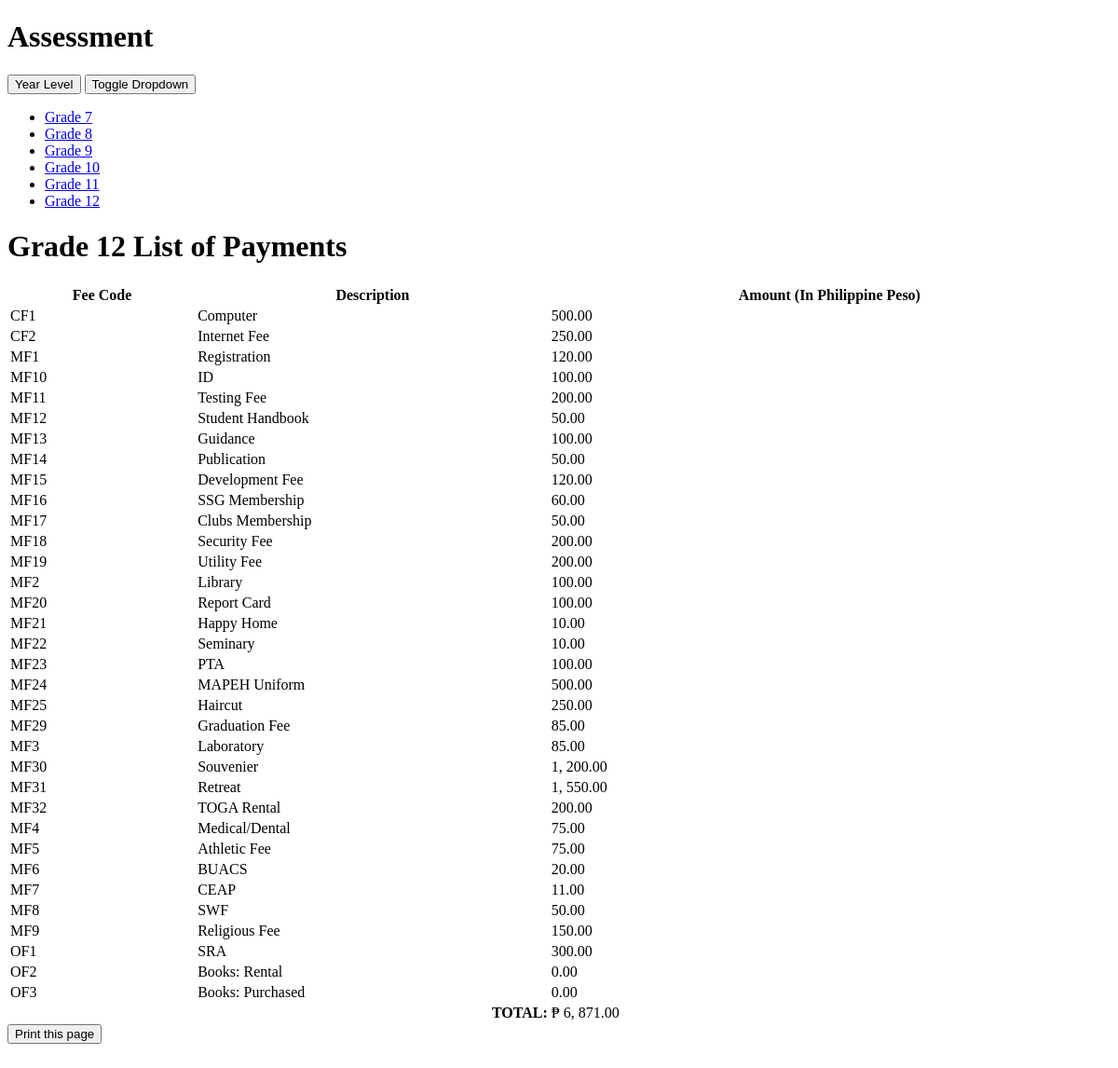
/AssessmentGrade12a.php, run on an earlier commit of the app's database.
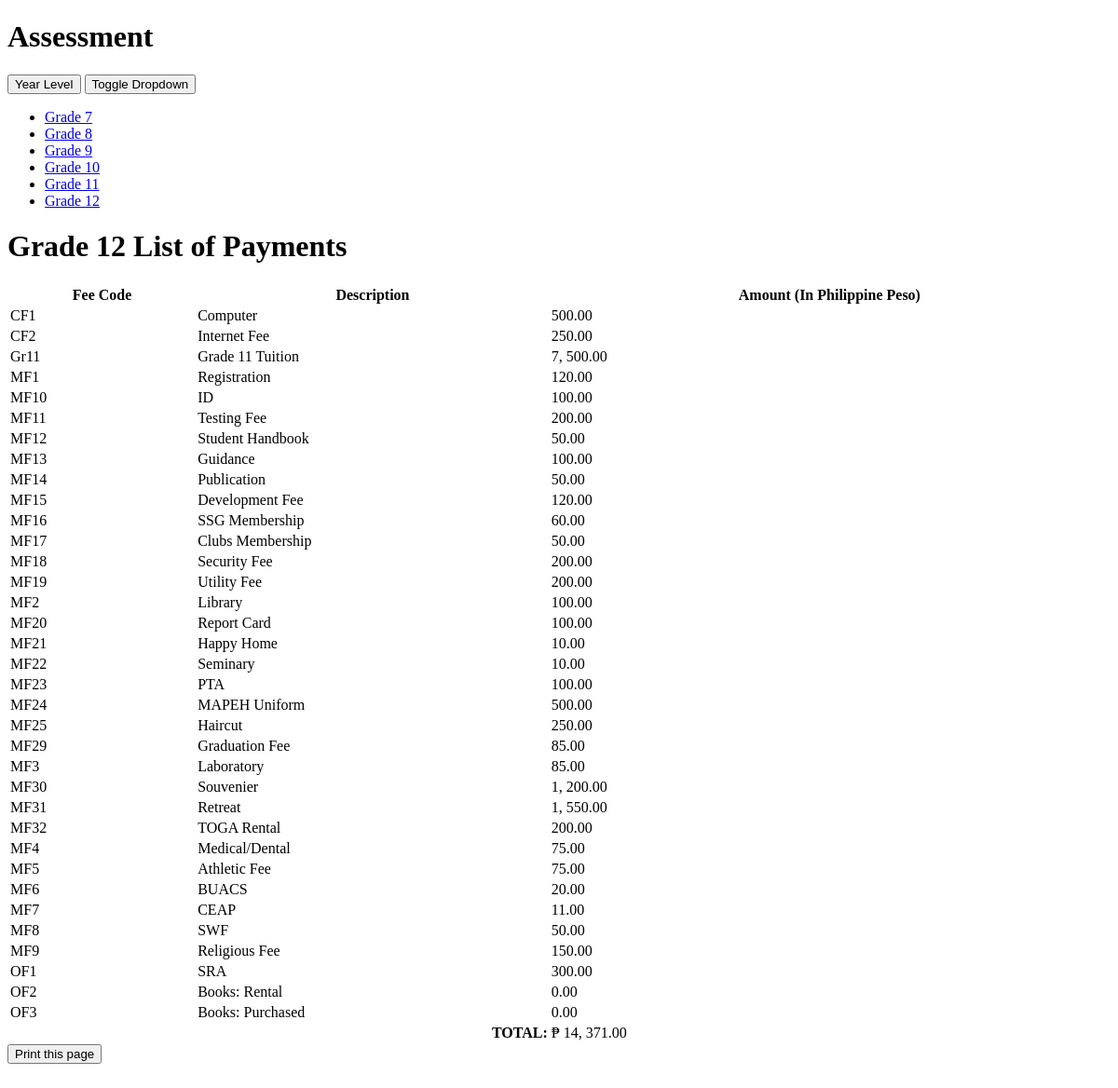
And on a later commit of the database.
### tables this page shows
CREATE TABLE `fees` (
  `Fee_code` varchar(5) NOT NULL,
  `Description` varchar(100) DEFAULT NULL,
  `Amount` double(10,2) DEFAULT NULL,
  PRIMARY KEY (`Fee_code`)
);

### AssessmentGrade12a.php (the view, shortened to what this page needs)
<!DOCTYPE html>
<html lang="en">
<head>
</head>
<body>
    <div id="wrapper">
                <div id="page-wrapper">
            <div class="row">
                <div class="col-lg-12">
                    <h1 class="page-header">Assessment</h1>
                </div>
            </div>
             <tbody>
              <tr>
                <td>
                  <div class="no-print">
                    <div class="btn-group">
                      <button type="button" class="btn btn-default"><i class=""></i> Year Level</button>
                      <button type="button" class="btn btn-default dropdown-toggle" data-toggle="dropdown" aria-expanded="false">
                        <span class="sr-only">Toggle Dropdown</span>
                      </button>
                      <ul class="dropdown-menu" role="menu">
                        <li><a href="AssessmentGrade7a.php">Grade 7</a></li>
                        <li><a href="AssessmentGrade8a.php">Grade 8</a></li>
                        <li><a href="AssessmentGrade9a.php">Grade 9</a></li>
            					   <li><a href="AssessmentGrade10a.php">Grade 10</a></li>
                         <li><a href="AssessmentGrade11a.php">Grade 11</a></li>
                         <li><a href="AssessmentGrade12a.php">Grade 12</a></li>
                      </ul>
                    </div>
                  </div>
                </td>
				<div class="row">
                <div class="col-lg-12">
                    <div class="panel panel-default">
                        <div class="panel-heading">
                            <h1> Grade 12 List of Payments </h1>
						</div>
                        <div class="panel-body">
                            <table width="100%" class="table table-striped table-bordered table-hover">
                                <thead>
                                    <tr>
                                        <th>Fee Code</th>
                                        <th>Description</th>
										<th>Amount (In Philippine Peso)</th>
                                    </tr>
                                </thead>
                                <tbody>
								<?php
										$tot = 0;
                                        $cn   = new connection();
                                        $conn = $cn->connectDB($_SESSION['database']);
										$query = 'SELECT * FROM fees WHERE Fee_code NOT IN ("Gr7", "Gr8", "Gr9", "Gr10", "Gr12",  "MF27", "MF26", "MF28")';
										$result = mysqli_query($conn, $query);
										while($row = mysqli_fetch_row($result))
										{
											$tro = $row[2];
											$tro = number_format($tro, 2, '.', ', ');
											?>
											<tr>
												<td><?php echo $row[0]; ?></td>
												<td><?php echo $row[1]; ?></td>
												<td><?php echo $tro; ?></td>
											</tr>
											<?php
												$tot = $tot + $row[2];
										}
										$tot = number_format($tot, 2, '.', ', ');
									?>
										<tr>
											<td colspan="2" style="text-align: right;"><strong>TOTAL:</strong></td>
											<td>&#x20B1; <?php echo $tot; ?></td>
										</tr>
								</tbody>
                            </table>
</div>
   </tr>
     <tfoot>
   <tr>
     <div class="no-print">
       <td valign="bottom" align="right">
       <button onclick="myFunction()"  class="btn btn-default pull-right" >Print this page</button>
     </div>
     </div>
    </div>
<br>
</body>
</html>

What changed in the data, as far as the page shows it:
added fees: Fee_code "Gr11", Description "Grade 11 Tuition", Amount "7, 500.00"
Also different on the page:
$tot: "6, 871.00" → "14, 371.00"
